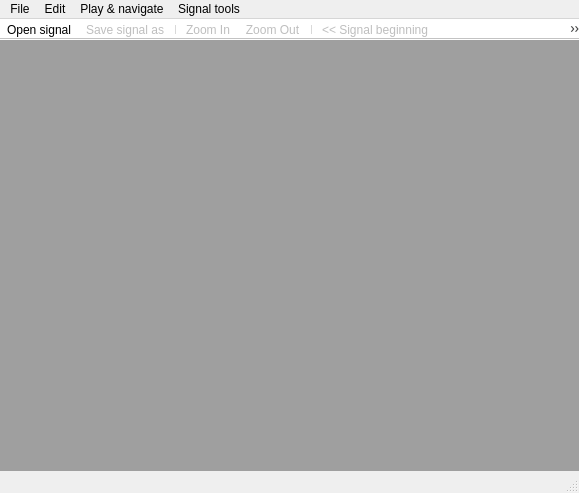
<?xml version="1.0" encoding="UTF-8"?>
<ui version="4.0">
 <class>MainWindow</class>
 <widget class="QMainWindow" name="MainWindow">
  <property name="geometry">
   <rect>
    <x>0</x>
    <y>0</y>
    <width>579</width>
    <height>493</height>
   </rect>
  </property>
  <property name="font">
   <font>
    <weight>50</weight>
    <bold>false</bold>
   </font>
  </property>
  <property name="windowTitle">
   <string>SIGVIEW</string>
  </property>
  <property name="windowIcon">
   <iconset resource="app.qrc">
    <normaloff>:/newPrefix/sig.png</normaloff>:/newPrefix/sig.png</iconset>
  </property>
  <property name="styleSheet">
   <string notr="true"/>
  </property>
  <widget class="QWidget" name="centralwidget">
   <widget class="QMdiArea" name="mdiArea">
    <property name="geometry">
     <rect>
      <x>0</x>
      <y>0</y>
      <width>16777215</width>
      <height>16777215</height>
     </rect>
    </property>
    <property name="sizePolicy">
     <sizepolicy hsizetype="Maximum" vsizetype="Maximum">
      <horstretch>0</horstretch>
      <verstretch>0</verstretch>
     </sizepolicy>
    </property>
    <property name="styleSheet">
     <string notr="true">background-color: rgb(255, 255, 255);</string>
    </property>
    <property name="frameShape">
     <enum>QFrame::NoFrame</enum>
    </property>
    <property name="sizeAdjustPolicy">
     <enum>QAbstractScrollArea::AdjustToContents</enum>
    </property>
    <property name="activationOrder">
     <enum>QMdiArea::ActivationHistoryOrder</enum>
    </property>
   </widget>
  </widget>
  <widget class="QMenuBar" name="menubar">
   <property name="geometry">
    <rect>
     <x>0</x>
     <y>0</y>
     <width>579</width>
     <height>21</height>
    </rect>
   </property>
   <property name="styleSheet">
    <string notr="true">QMenulBar{
border-bottom: 1px solid #888888;
}</string>
   </property>
   <property name="inputMethodHints">
    <set>Qt::ImhEmailCharactersOnly|Qt::ImhFormattedNumbersOnly|Qt::ImhUrlCharactersOnly</set>
   </property>
   <widget class="QMenu" name="menus">
    <property name="enabled">
     <bool>true</bool>
    </property>
    <property name="statusTip">
     <string>Creates a new document</string>
    </property>
    <property name="title">
     <string>File</string>
    </property>
    <addaction name="actionOpen"/>
    <addaction name="separator"/>
    <addaction name="actionSave_as"/>
    <addaction name="separator"/>
    <addaction name="actionExit"/>
   </widget>
   <widget class="QMenu" name="menuEdit">
    <property name="title">
     <string>Edit</string>
    </property>
    <addaction name="actionZoomIn"/>
    <addaction name="actionZoomOut"/>
   </widget>
   <widget class="QMenu" name="menuPlay_navigate">
    <property name="title">
     <string>Play &amp;&amp; navigate</string>
    </property>
    <addaction name="actionBack"/>
    <addaction name="actionNext"/>
    <addaction name="separator"/>
    <addaction name="actionPlay"/>
    <addaction name="separator"/>
    <addaction name="actionPause"/>
   </widget>
   <widget class="QMenu" name="menuInstruments_markers">
    <property name="title">
     <string>Signal tools</string>
    </property>
    <addaction name="actionSpectrogram"/>
   </widget>
   <addaction name="menus"/>
   <addaction name="menuEdit"/>
   <addaction name="menuPlay_navigate"/>
   <addaction name="menuInstruments_markers"/>
  </widget>
  <widget class="QStatusBar" name="statusbar"/>
  <widget class="QToolBar" name="toolBar">
   <property name="enabled">
    <bool>true</bool>
   </property>
   <property name="font">
    <font>
     <weight>50</weight>
     <bold>false</bold>
     <kerning>true</kerning>
    </font>
   </property>
   <property name="windowTitle">
    <string>toolBar</string>
   </property>
   <property name="autoFillBackground">
    <bool>false</bool>
   </property>
   <property name="styleSheet">
    <string notr="true">QToolBar{
background-color: rgb(255, 255, 255);
padding: 0px;
}

</string>
   </property>
   <property name="movable">
    <bool>false</bool>
   </property>
   <property name="iconSize">
    <size>
     <width>30</width>
     <height>30</height>
    </size>
   </property>
   <property name="floatable">
    <bool>true</bool>
   </property>
   <attribute name="toolBarArea">
    <enum>TopToolBarArea</enum>
   </attribute>
   <attribute name="toolBarBreak">
    <bool>false</bool>
   </attribute>
   <addaction name="actionOpen"/>
   <addaction name="actionSave_as"/>
   <addaction name="separator"/>
   <addaction name="actionZoomIn"/>
   <addaction name="actionZoomOut"/>
   <addaction name="separator"/>
   <addaction name="actionBack"/>
   <addaction name="actionPlay"/>
   <addaction name="actionNext"/>
   <addaction name="actionPause"/>
   <addaction name="separator"/>
   <addaction name="actionSpectrogram"/>
  </widget>
  <action name="actionOpen">
   <property name="icon">
    <iconset resource="app.qrc">
     <normaloff>:/newPrefix/open.png</normaloff>:/newPrefix/open.png</iconset>
   </property>
   <property name="text">
    <string>Open signal...</string>
   </property>
   <property name="statusTip">
    <string>Opens new signal</string>
   </property>
   <property name="shortcut">
    <string>Ctrl+O</string>
   </property>
  </action>
  <action name="actionPlay">
   <property name="checkable">
    <bool>true</bool>
   </property>
   <property name="enabled">
    <bool>false</bool>
   </property>
   <property name="icon">
    <iconset resource="app.qrc">
     <normaloff>:/newPrefix/play.png</normaloff>:/newPrefix/play.png</iconset>
   </property>
   <property name="text">
    <string>Play signal (no sound)</string>
   </property>
   <property name="shortcut">
    <string>F5</string>
   </property>
  </action>
  <action name="actionPause">
   <property name="enabled">
    <bool>false</bool>
   </property>
   <property name="icon">
    <iconset resource="app.qrc">
     <normaloff>:/newPrefix/stop.png</normaloff>:/newPrefix/stop.png</iconset>
   </property>
   <property name="text">
    <string>Stop playing</string>
   </property>
   <property name="statusTip">
    <string>Stops acqusition</string>
   </property>
   <property name="shortcut">
    <string>F7</string>
   </property>
  </action>
  <action name="actionBack">
   <property name="enabled">
    <bool>false</bool>
   </property>
   <property name="icon">
    <iconset resource="app.qrc">
     <normaloff>:/newPrefix/back.png</normaloff>:/newPrefix/back.png</iconset>
   </property>
   <property name="text">
    <string>&lt;&lt; Signal beginning</string>
   </property>
   <property name="shortcut">
    <string>Home</string>
   </property>
  </action>
  <action name="actionNext">
   <property name="enabled">
    <bool>false</bool>
   </property>
   <property name="icon">
    <iconset resource="app.qrc">
     <normaloff>:/newPrefix/next.png</normaloff>:/newPrefix/next.png</iconset>
   </property>
   <property name="text">
    <string>Signal end &gt;&gt;</string>
   </property>
   <property name="shortcut">
    <string>End</string>
   </property>
  </action>
  <action name="actionZoomIn">
   <property name="enabled">
    <bool>false</bool>
   </property>
   <property name="icon">
    <iconset resource="app.qrc">
     <normaloff>:/newPrefix/zoom in.png</normaloff>:/newPrefix/zoom in.png</iconset>
   </property>
   <property name="text">
    <string>Zoom In</string>
   </property>
   <property name="statusTip">
    <string>Zoom selected part</string>
   </property>
   <property name="shortcut">
    <string>Ctrl+Up</string>
   </property>
  </action>
  <action name="actionZoomOut">
   <property name="enabled">
    <bool>false</bool>
   </property>
   <property name="icon">
    <iconset resource="app.qrc">
     <normaloff>:/newPrefix/zoom out.png</normaloff>:/newPrefix/zoom out.png</iconset>
   </property>
   <property name="text">
    <string>Zoom Out</string>
   </property>
   <property name="statusTip">
    <string>Show previous zoom</string>
   </property>
   <property name="shortcut">
    <string>Ctrl+Down</string>
   </property>
  </action>
  <action name="actionSpectrogram">
   <property name="enabled">
    <bool>false</bool>
   </property>
   <property name="icon">
    <iconset resource="app.qrc">
     <normaloff>:/newPrefix/spectr.png</normaloff>:/newPrefix/spectr.png</iconset>
   </property>
   <property name="text">
    <string>FFT Spectrum analysis</string>
   </property>
   <property name="statusTip">
    <string>Spectrum of the visible part of the signal</string>
   </property>
   <property name="shortcut">
    <string>Ctrl+F</string>
   </property>
  </action>
  <action name="actionSave_as">
   <property name="enabled">
    <bool>false</bool>
   </property>
   <property name="icon">
    <iconset resource="app.qrc">
     <normaloff>:/newPrefix/save.png</normaloff>:/newPrefix/save.png</iconset>
   </property>
   <property name="text">
    <string>Save signal as...</string>
   </property>
   <property name="shortcut">
    <string>Ctrl+S</string>
   </property>
  </action>
  <action name="actionExit">
   <property name="text">
    <string>Exit</string>
   </property>
   <property name="shortcut">
    <string>Ctrl+F4</string>
   </property>
  </action>
  <action name="actionPlay_as_fast_as_possible_2">
   <property name="text">
    <string>Play as fast as possible</string>
   </property>
  </action>
  <action name="actionRepeat_forever_play_in_loop">
   <property name="text">
    <string>Repeat forever (play in loop)</string>
   </property>
   <property name="statusTip">
    <string>Start playing signal from the beginning each time its end has been reached</string>
   </property>
  </action>
  <action name="actionPlay_as_fast_as_possible">
   <property name="text">
    <string>Play as fast as possible</string>
   </property>
  </action>
 </widget>
 <resources>
  <include location="app.qrc"/>
 </resources>
 <connections>
  <connection>
   <sender>actionExit</sender>
   <signal>triggered()</signal>
   <receiver>MainWindow</receiver>
   <slot>close()</slot>
   <hints>
    <hint type="sourcelabel">
     <x>-1</x>
     <y>-1</y>
    </hint>
    <hint type="destinationlabel">
     <x>325</x>
     <y>250</y>
    </hint>
   </hints>
  </connection>
 </connections>
</ui>
